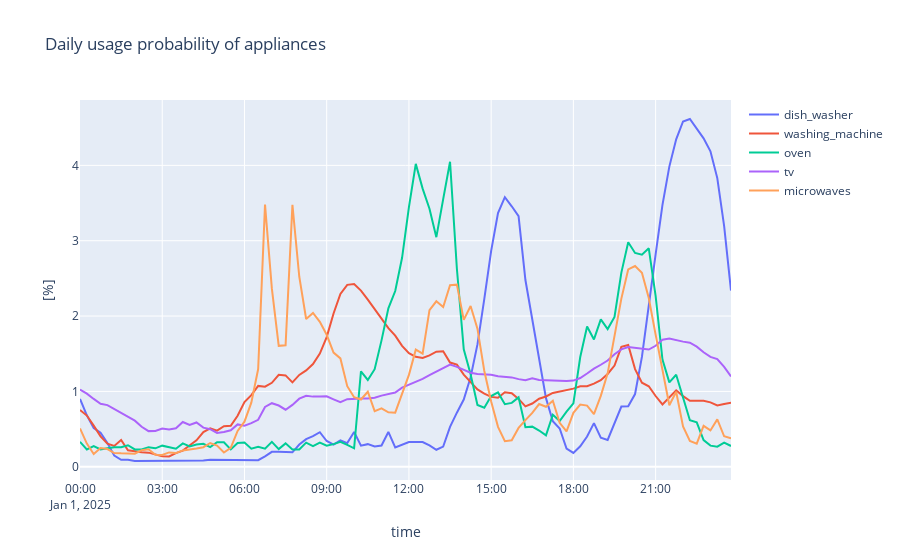

Notebook code cell kept with this figure:
### Markdown cell above
### **Usage probability of all appliances**

To emulate the domestic load profile are used the following usage probability on quarterly level.

### Code cell
plot_appliance_usage_probability()
